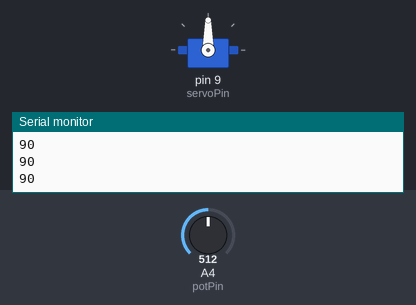
Simulated run of this sketch. Board: Arduino Uno, built with avr-gcc and run on an emulated ATmega328P. Shown: servo, the last lines printed to the serial monitor. The inputs (shaded band) are chosen by the test bench; at power-on: A4 (potPin) = 512.

Above: at 1.2 s.
1.3 s: A4 (potPin) set to 716
At 2.1 s:
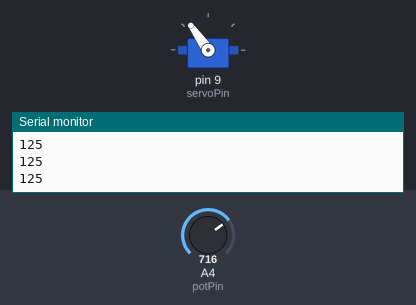
2.8 s: A4 (potPin) set to 900
At 3.6 s:
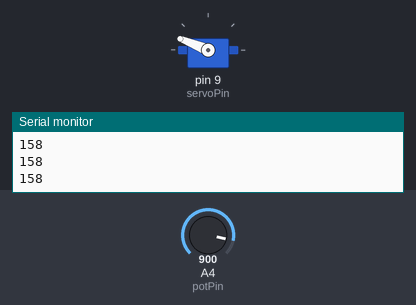
4.3 s: A4 (potPin) set to 1023
At 5.5 s:
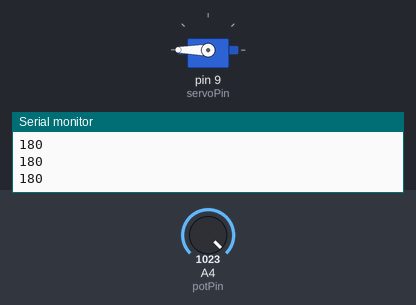
5.8 s: A4 (potPin) set to 306
At 7.0 s:
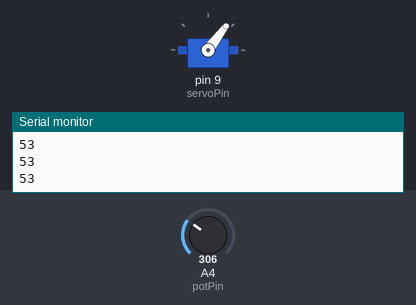
7.3 s: A4 (potPin) set to 122
At 8.4 s:
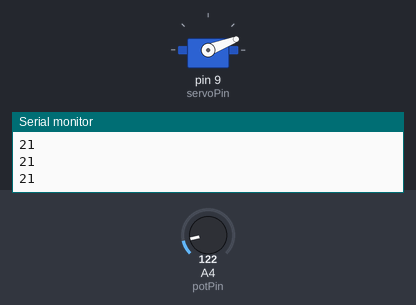
8.8 s: A4 (potPin) set to 0
At 10.2 s:
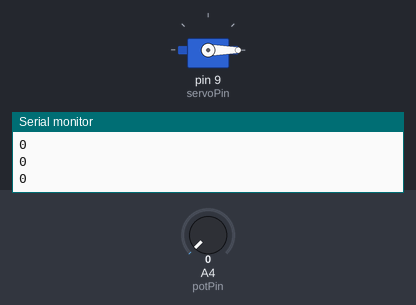
Timing chart, 0 to 11.3 s (numbered marks = the images above; inputs shaded):
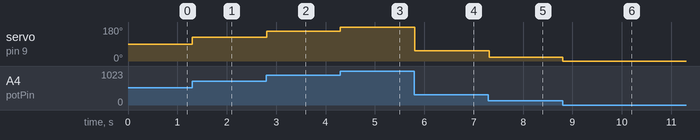

Measured:
- after the input at 1.3 s, servo on pin 9 (servoPin): 90° → 125° at once
- after the input at 2.8 s, servo on pin 9 (servoPin): 125° → 158° at once
- after the input at 4.3 s, servo on pin 9 (servoPin): 158° → 180° at once
- after the input at 5.8 s, servo on pin 9 (servoPin): 180° → 53° at once
- after the input at 7.3 s, servo on pin 9 (servoPin): 53° → 21° at once
- after the input at 8.8 s, servo on pin 9 (servoPin): 21° → 0° at once

The sketch:

3_Potentiometer_Servo.ino
```cpp
#include <Servo.h>

const int potPin = A4;
const int servoPin = 9;

Servo myServo;

void setup() {
  Serial.begin(9600);

  pinMode(potPin, INPUT);

  myServo.attach(servoPin);
}

void loop() {
  int potValue = analogRead(potPin);
  int angle = map(potValue, 0, 1023, 0, 180);
  Serial.println(angle);
  myServo.write(angle);

  delay(20);
}
```
